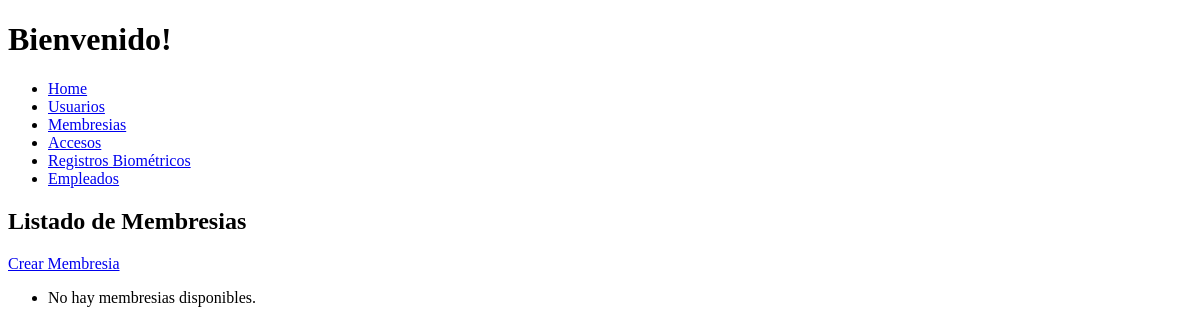
The page /membresias/ on the database as committed earlier.
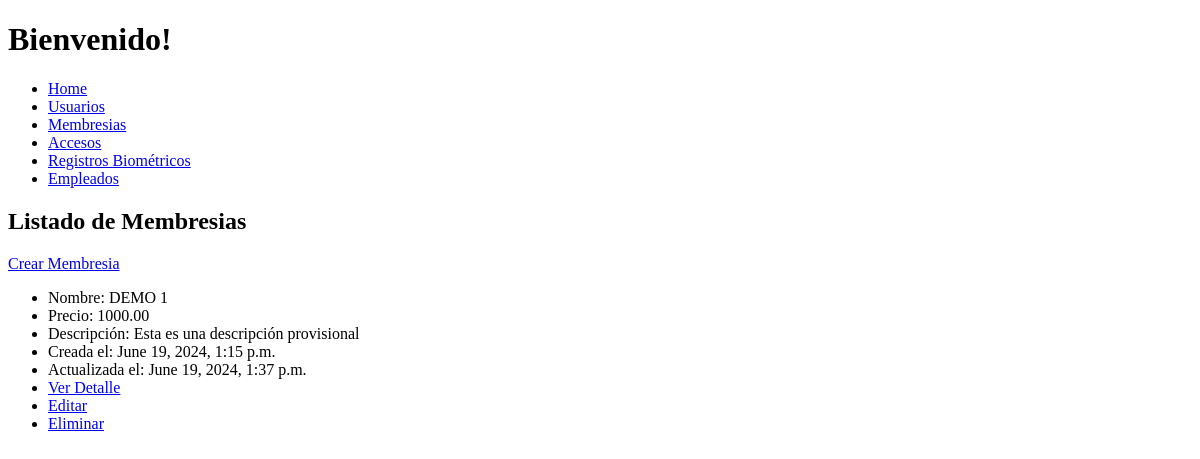
The same page on the database as committed later.
### biometrico/models.py (models this page shows, shortened)
class Membresia(models.Model):
    nombre = models.CharField(max_length=100)
    precio = models.DecimalField(max_digits=10, decimal_places=2)
    descripcion = models.TextField()
    fecha_creacion = models.DateTimeField(auto_now_add=True)
    fecha_actualizacion = models.DateTimeField(auto_now=True)

### biometrico/views.py (the view)
# urls.py: path("membresias/", MembresiaListView.as_view(), name="membresias"),
class MembresiaListView(ListView):
    model = Membresia
    template_name = "membresia/membresiasList.html"

### templates/membresia/membresiasList.html (shortened to what this page needs)
{% load static %}
<!DOCTYPE html>
<html>
    <head>
        <link rel="stylesheet" href="{% static 'css/style.css' %}">
    </head>
    <body>
        <div class="content section">
            <div class="block">
                <div class="block__header">
                    <h1>Bienvenido!</h1>
                </div>
                <div class="block__content">
                    <ul>
                        <li><a href="{% url 'home' %}">Home</a></li>
                        <li><a href="{% url 'usuarios' %}">Usuarios</a></li>
                        <li><a href="{% url 'membresias' %}">Membresias</a></li>
                        <li><a href="{% url 'accesos' %}">Accesos</a></li>
                        <li><a href="{% url 'registros' %}">Registros Biométricos</a></li>
                        <li><a href="{% url 'empleados' %}">Empleados</a></li>
                    </ul>
                </div>
            </div>
            <div class="block">
                <h2>Listado de Membresias</h2>
                <a href="{% url 'membresia-create' %}">Crear Membresia</a>
                {% for membresia in object_list %}
                    <ul>
                        <li>
                            Nombre:
                            {{ membresia.nombre }}
                        </li>
                        <li>
                            Precio:
                            {{ membresia.precio }}
                        </li>
                        <li>
                            Descripción:
                            {{ membresia.descripcion }}
                        </li>
                        <li>
                            Creada el:
                            {{ membresia.fecha_creacion }}
                        </li>
                        <li>
                            Actualizada el:
                            {{ membresia.fecha_actualizacion }}
                        </li>
                        <li>
                            <a href="{% url 'membresia' membresia.id %}">Ver Detalle</a>
                        </li>
                        <li>
                            <a href="{% url 'membresia-update' membresia.id %}">Editar</a>
                        </li>
                        <li>
                            <a href="{% url 'membresia-delete' membresia.id %}">Eliminar</a>
                        </li>
                    </ul>
                {% empty %}
                    <ul>
                        <li>No hay membresias disponibles.</li>
                    </ul>
                {% endfor %}
            </div>
        </div>
    </body>
</html>

Rows that differ between the two databases and show on the page:
added Membresia: nombre "DEMO 1", precio "1000.00", descripcion "Esta es una descripción provisional", fecha_creacion "June 19, 2024, 1:15 p.m.", fecha_actualizacion "June 19, 2024, 1:37 p.m."
Other text that changed with them:
text no longer shown: "No hay membresias disponibles."
